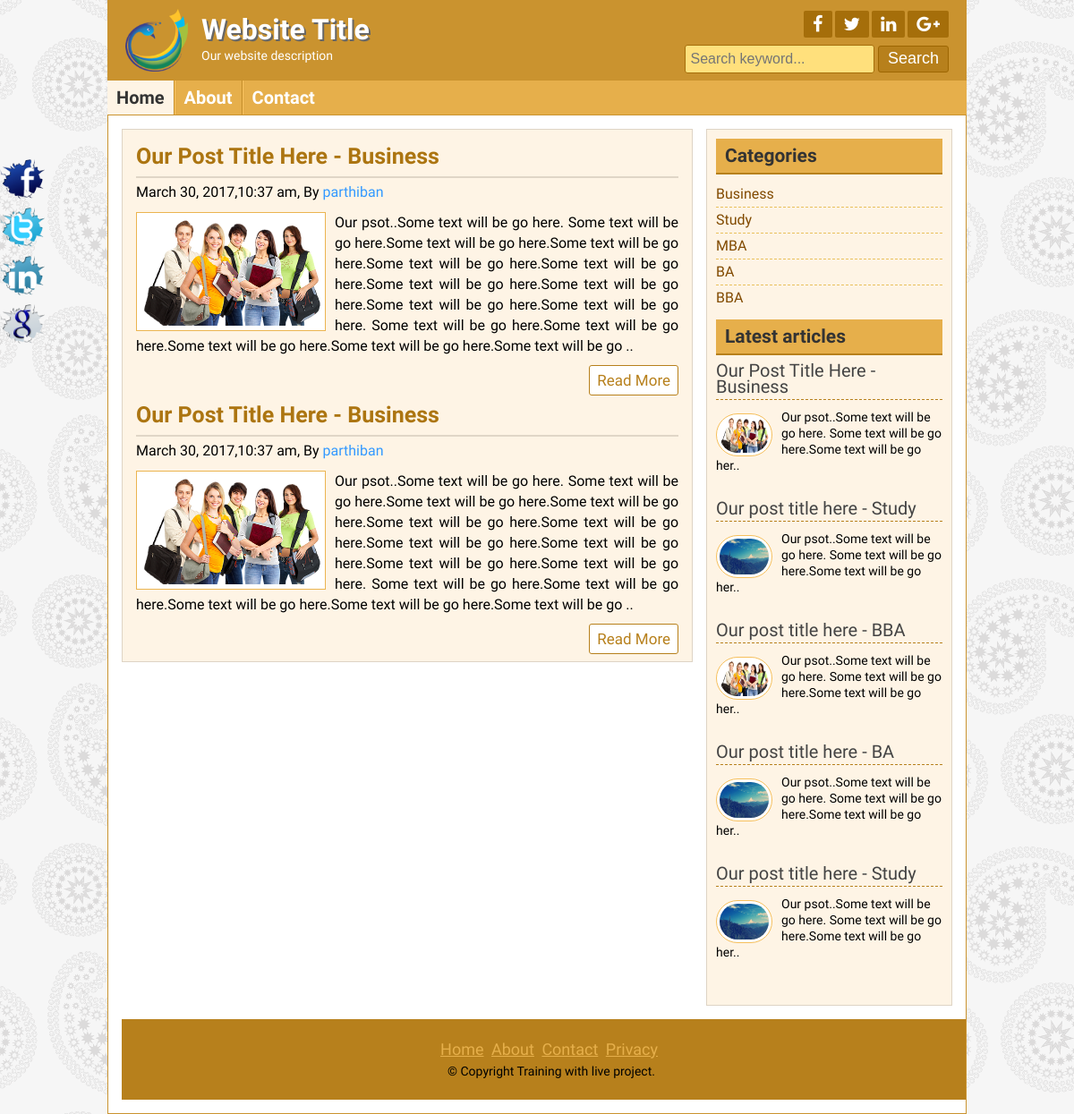
/posts.php?category=1, run on the app's committed database.
### tables this page shows
CREATE TABLE `tbl_post` (
  `id` int(11) NOT NULL,
  `cat` int(11) NOT NULL,
  `title` varchar(255) NOT NULL,
  `body` text NOT NULL,
  `image` varchar(255) NOT NULL,
  `author` varchar(50) NOT NULL,
  `tags` varchar(255) NOT NULL,
  `date` timestamp NOT NULL DEFAULT CURRENT_TIMESTAMP
);

CREATE TABLE `tbl_category` (
  `id` int(11) NOT NULL,
  `name` varchar(50) NOT NULL
);

### lib/Database.php (called while the page is built, shortened)
<?php
Class Database{
	public $host   = DB_HOST;
	public $user   = DB_USER;
	public $pass   = DB_PASS;
	public $dbname = DB_NAME;
	public $link;
	private function connectDB(){
	$this->link = new mysqli($this->host, $this->user, $this->pass, $this->dbname);
 }
	public function select($query){
		$result = $this->link->query($query) or die($this->link->error.__LINE__);
		if($result->num_rows > 0){
			return $result;
		} else {
			return false;
		}
	}
}

### helpers/Format.php (called while the page is built, shortened)
<?php
class Format{
    public function formatDate($date){
        return date ('F j, Y,g:i a',strtotime($date));
    }
    public function textShorten($text,$limit = 400){
        $text=$text."";
        $text= substr($text,0,$limit);
        $text = $text."..";
        return $text;
    }
}
?>

### posts.php (the view)
<?php
    include 'inc/header.php';
?>
<?php
	if(!isset($_GET['category']) || ($_GET['category']==NULL)){
		header("Location: 404.php");
	}
	else{
		$id = $_GET['category'];
	}
?>
<div class="contentsection contemplete clear">
<div class="maincontent clear">
<?php
    $query = "select * from tbl_post where cat=$id";
    $post = $db->select($query);
    if($post){
    while($result = $post->fetch_assoc()){
?>
	<div class="samepost clear">
		<h2><a href="post.php?id=<?php echo $result['id']?>"><?php echo $result['title']?></a></h2>
		<h4><?php echo $fm->formatDate($result['date'])?>, By <a href="#"><?php echo $result['author']?></a></h4>
			<a href="#"><img src="admin/upload/<?php echo $result['image']?>" alt="post image"/></a>
		<?php echo $fm->textShorten($result['body'])?>
		<div class="readmore clear">
			<a href="post.php?id=<?php echo $result['id']?>">Read More</a>
		</div>
	</div>
    <?php } } else {header ("location:404.php");}?>
</div>
<?php
    include 'inc/sidebar.php';
    include 'inc/footer.php';
?>

### inc/sidebar.php
<div class="sidebar clear">
	<div class="samesidebar clear">
		<h2>Categories</h2>
			<ul>
				<?php
					$query = "select * from tbl_category";
					$category = $db->select($query);
					if($category){
					while($result = $category->fetch_assoc()){
				?>
				<li><a href="posts.php?category=<?php echo $result['id']?>"><?php echo $result['name']?></a></li>
				<?php }} else { ?>
				<li>No Category</li>
				<?php } ?>
			</ul>
	</div>
	<div class="samesidebar clear">
		<h2>Latest articles</h2>
			<?php
				$query = "select * from tbl_post LIMIT 5";
				$post = $db->select($query);
				if($post){
				while($result = $post->fetch_assoc()){
			?>
			<div class="popular clear">
				<h3><a href="post.php?id=<?php echo $result['id']?>"><?php echo $result['title']?></a></h3>
				<a href="post.php?id=<?php echo $result['id']?>"><img src="admin/upload/<?php echo $result['image']?>" alt="post image"/></a>
				<?php echo $fm->textShorten($result['body'],90);?>
			</div>
			<?php } } else {header ("location:404.php");}?>
	</div>
</div>

### style.css (style rules this page uses)
* { margin:0;padding:0;outline:0 }
body { font-family: 'Source Sans Pro', sans-serif;font-size:14px;line-height:18px;color:#000;background:url(images/bg.png)repeat fixed 0 0 #fff; }
.contemplete { margin: 0 auto; width: 928px; }
.clear { overflow:hidden; }
.contentsection { background: #ffffff none repeat scroll 0 0; border: 1px solid #ca932f; padding: 15px; }
.maincontent { background: #fef4e5 none repeat scroll 0 0; border: 1px solid #ded4c5; float: left; margin: 0 15px 15px 0; padding: 8px 15px; width: 606px; }
.samepost { font-weight: normal; font-size: 16px; line-height: 24px; text-align: justify; }
.samepost h2, .about h2 { border-bottom: 2px solid #e0d6c7; color: #ac7511; font-size: 25px; margin-bottom: 4px; padding: 10px 10px 10px 0; }
.samepost h2 a { color: #ac7511; text-decoration: none; }
.samepost h4,.about h4 { font-weight: normal; margin-bottom: 10px; margin-top: 0; }
.samepost h4 a, .about h4 a { text-decoration:none;color:#3399FF; }
.samepost img { background: #fff none repeat scroll 0 0; border: 1px solid #ebb450; float: left; margin-right: 10px; padding: 5px; width: 200px; }
.samepost p { font-size: 16px; line-height: 23px; text-align: justify; }
.readmore { float: right; margin-top: 10px; }
.readmore a { background: #fff none repeat scroll 0 0; border: 1px solid #b7801c; border-radius: 3px; color: #b7801c; display: block; font-size: 17px; padding: 4px 8px; text-decoration: none; }
.sidebar { background: #fef4e5 none repeat scroll 0 0; border: 1px solid #ded4c5; float: right; margin-bottom: 15px; margin-top: 0; padding: 10px; width: 253px; }
.samesidebar { margin-bottom: 10px; }
.samesidebar h2 { background: #e6af4b none repeat scroll 0 0; border-bottom: 2px solid #b7801c; color: #333; margin-bottom: 8px; padding: 10px; }
.samesidebar ul { padding:0;margin:0;list-style:none; }
.samesidebar ul li { border-bottom: 1px dashed #e9c05c; font-size: 16px; padding: 5px 8px 5px 0; }
.samesidebar ul li:last-child { border-bottom: 0px dashed #e9c05c; }
.samesidebar ul li a { color: #814a00; text-decoration: none; }
.samesidebar p { margin-bottom: 10px; }
.popular { margin-bottom: 20px; }
.popular h3 { border-bottom: 1px dashed #b7801c; font-size: 20px; font-weight: normal; margin-bottom: 10px; padding-bottom: 5px; }
.popular h3 a { text-decoration:none;color:#444 }
.popular img { background: #fff none repeat scroll 0 0; border: 1px solid #f6bf5b; border-radius: 30px; float: left; height: 40px; margin-right: 10px; margin-top: 5px; padding: 3px; width: 55px; }

### data on the page
tbl_post: title "Our Post Title Here - Business", date "March 30, 2017,10:37 am", author "parthiban", image (picture), body "Our psot..Some text will be go here. Some text will be go here.Some text will be go here.Some text will be go here.Some text will be go here.Some text will be go here.Some text will be go here.Some text will be go here.Some text will be go here.Some text will be go here. Some text will be go here.Some text will be go here.Some text will be go here.Some text will be go here.Some text will be go ..", body "Our psot..Some text will be go here. Some text will be go here.Some text will be go her.."
tbl_post: title "Our Post Title Here - Business", date "March 30, 2017,10:37 am", author "parthiban", image (picture), body "Our psot..Some text will be go here. Some text will be go here.Some text will be go here.Some text will be go here.Some text will be go here.Some text will be go here.Some text will be go here.Some text will be go here.Some text will be go here.Some text will be go here. Some text will be go here.Some text will be go here.Some text will be go here.Some text will be go here.Some text will be go .."
tbl_category: name "Business"
tbl_category: name "Study"
tbl_category: name "MBA"
tbl_category: name "BA"
tbl_category: name "BBA"
tbl_post: title "Our post title here - Study", image (picture), body "Our psot..Some text will be go here. Some text will be go here.Some text will be go her.."
tbl_post: title "Our post title here - BBA", image (picture), body "Our psot..Some text will be go here. Some text will be go here.Some text will be go her.."
tbl_post: title "Our post title here - BA", image (picture), body "Our psot..Some text will be go here. Some text will be go here.Some text will be go her.."
tbl_post: title "Our post title here - Study", image (picture), body "Our psot..Some text will be go here. Some text will be go here.Some text will be go her.."
